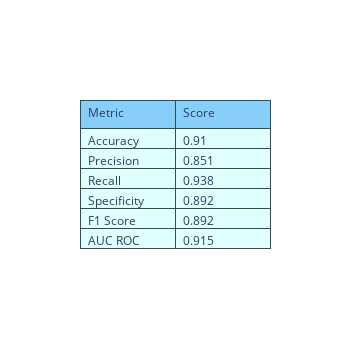

Notebook code cell kept with this figure:
### Code cell
from imblearn.combine import SMOTEENN

X = df_no_year.drop(['365DaySurvival'], axis = 1)
y = df_no_year['365DaySurvival']

smt = SMOTEENN(random_state=42)
X, y = smt.fit_resample(X, y)

model = XGBClassifier()
X_train, X_test, y_train, y_test = train_test_split(X, y, test_size=0.2, random_state=44)
model.fit(X_train, y_train)

y_pred = model.predict(X_test)
print(accuracy_score(y_test, y_pred))

metrics(y_test, y_pred)

### Figure 1 — Plotly figure (JSON) as saved in the notebook; plotly's stock layout.template omitted (floating-point values rounded to 4 significant figures)
{"data": [{"cells": {"align": "left", "fill": {"color": "lightcyan"}, "line": {"color": "darkslategray"}, "values": [["Accuracy", "Precision", "Recall", "Specificity", "F1 Score", "AUC ROC"], [0.91, 0.851, 0.938, 0.892, 0.892, 0.915]]}, "header": {"align": "left", "fill": {"color": "lightskyblue"}, "line": {"color": "darkslategray"}, "values": ["Metric", "Score"]}, "type": "table"}], "layout": {"height": 350, "width": 350}}
